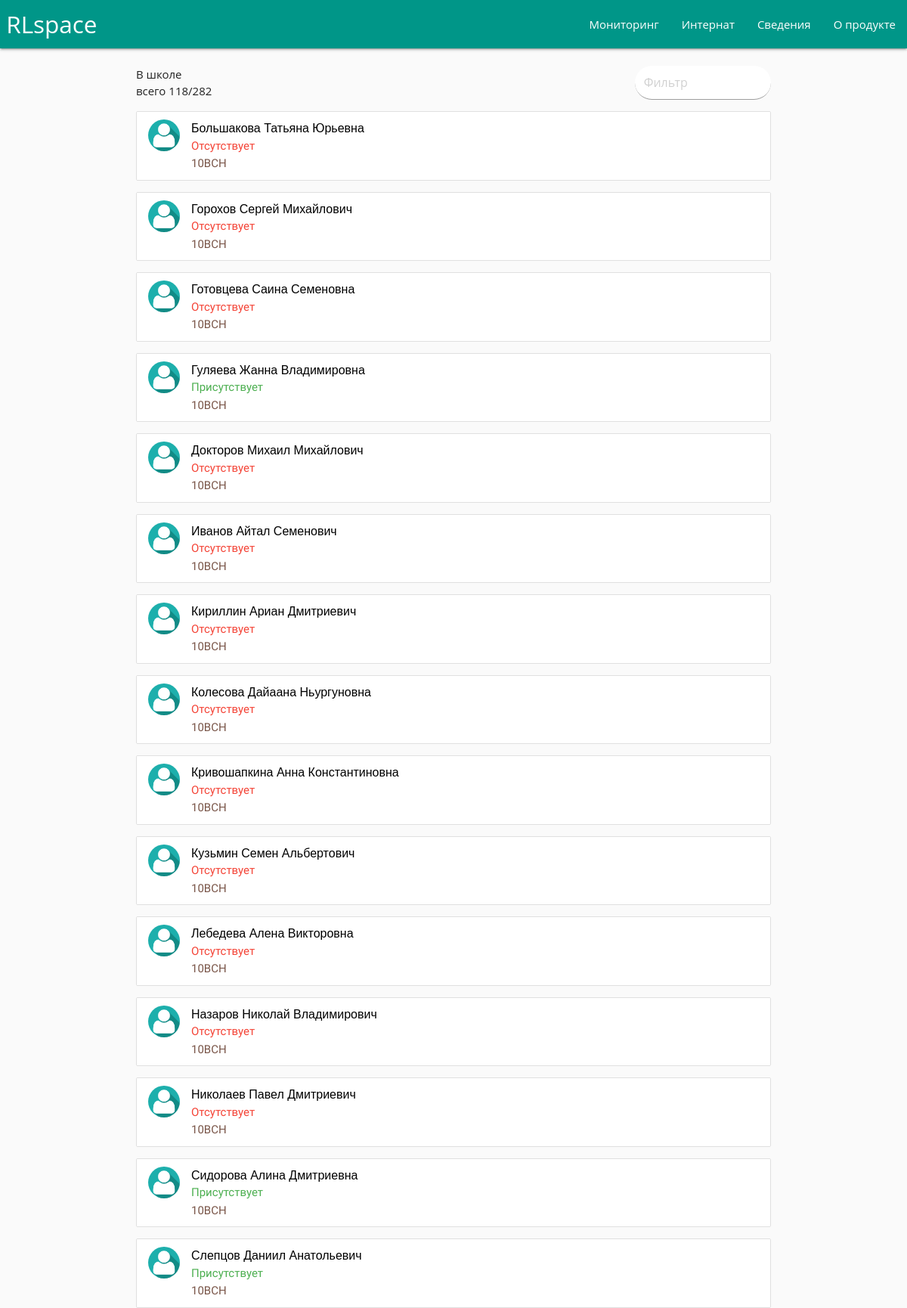
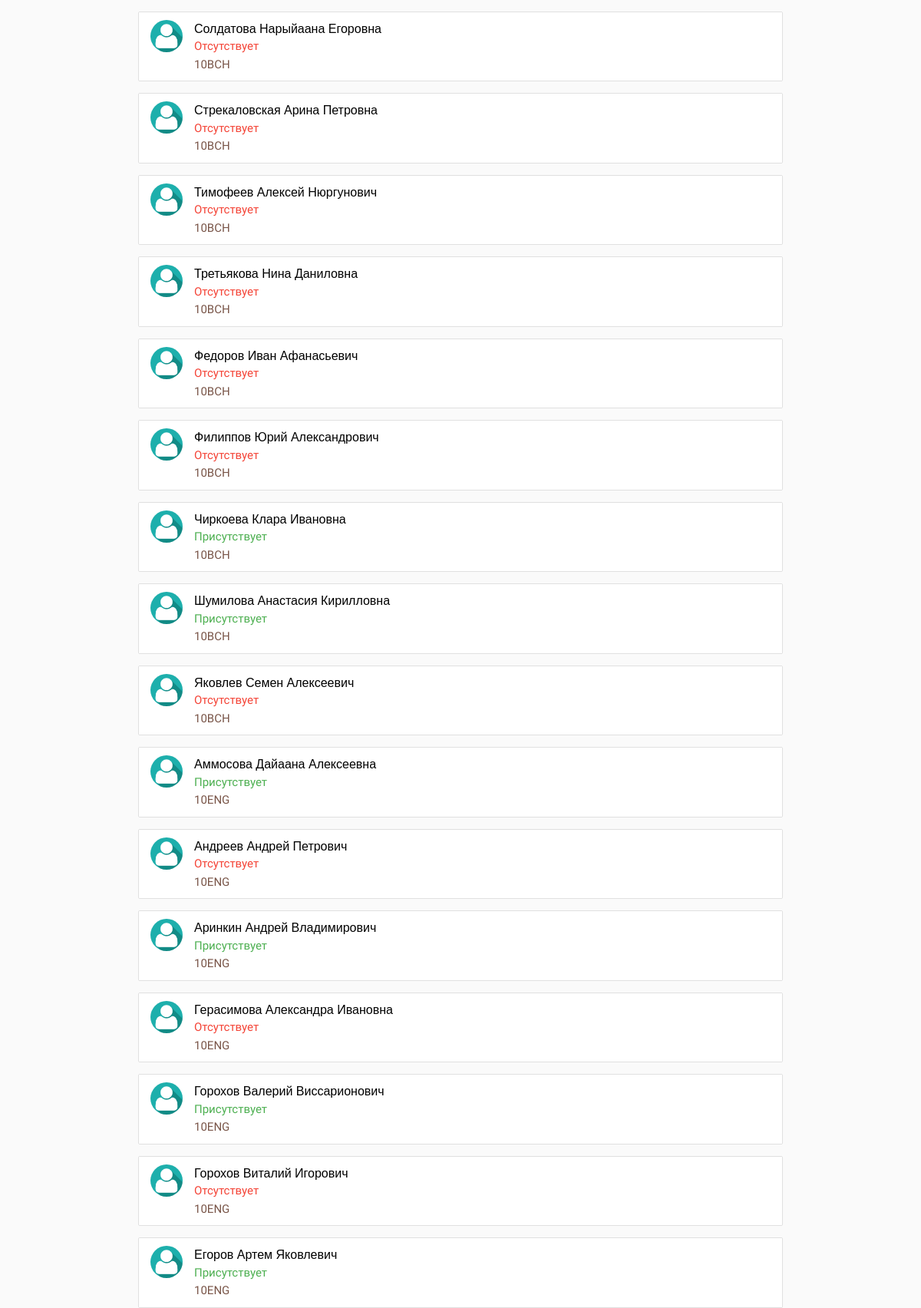
/information/ (signed in, upper part), run on the app's committed database (2 pictures, top to bottom).
### main/models.py (models this page shows, shortened)
class Pupil(models.Model):
    index       = models.CharField(max_length = 50)
    qrcode      = models.CharField(max_length = 50)
    name        = models.CharField(max_length = 50)
    grade       = models.CharField(max_length = 50, choices = GRADE)
    location    = models.CharField(max_length = 50, choices = LOCATION)
    eating      = models.BooleanField(default = False)
    inboard     = models.BooleanField(default = True)
    status      = models.CharField(max_length = 50, default = "absent", choices = STATUS)
    arrive_time	   = models.TimeField('time arrive', null = True, blank = True)
    photo     	   = models.ImageField(upload_to = "images/", default = "images/default.jpg")
    non_attendance = models.IntegerField(default = 0);

### main/views.py (the view)
# urls.py: url(r'^information/$',                          views.information, name = 'information'),
def information(request):
    if not request.user.is_authenticated():
        return redirect("/")
    context = {}
    pupils = Pupil.objects.all()
    pupils_list = sorted(pupils, key = operator.attrgetter('grade','name'))
    context["pupils"] = pupils_list
    context["in_school"] = len(Pupil.objects.filter(status = "present"))
    context["pupils_amt"] = len(pupils)
    request = render(request, 'main/information.html', context)
    return request

### main/templates/main/information.html (shortened to what this page needs)
{% include 'main/header.html' %}
<div class = "container">
    <div class = "row">
        <span style="display: flex;">
            <p class="left"> В школе всего {{in_school}}/{{pupils_amt}}</p>
            <input class = "filter right col s4 offset-s8" placeholder="Фильтр" style = "background: white; border-radius: 40px; ">
        </span>
        {% for pupil in pupils %}
        <filtertag>
            <a href = "/profile/{{pupil.id}}">
                <ul class="collection">
                    <li class="collection-item avatar">
                        <img src="/media/{{ pupil.photo }}" alt="" class="circle img-responsive">
                        {% if pupil.id == 138 %}
                            <span class="title purple-text">{{ pupil.name }}</span>
                        {% else %}
                            <span class="title black-text">{{ pupil.name }}</span>
                        {% endif %}
                        <p>
                            {% if pupil.status == "present" %}
                                <font class = "green-text">Присутствует</font>
                            {% elif pupil.status == "leave" %}
                                <font class = "orange-text">Вышел из школы</font>
                            {% else %}
                                <font class = "red-text">Отсутствует</font>
                            {% endif %}<br>
                            <font class = "brown-text" >{{ pupil.grade }} </font>
                        </p>
                    </li>
                </ul>
            </a>
        </filtertag>
        {% endfor %}
    </div>
</div>
{% include 'main/footer.html' %}

### main/static/css/clock.css (style rules this page uses)
* { margin: 0; padding: 0; box-sizing: border-box; }
@media only screen and (min-width: 768px) { .title { font: 48px Arial; } }

### main/templates/main/header.html (style rules this page uses)
* { font-family: 'Arimo', sans-serif; }

### data on the page
Pupil: photo (placeholder picture), name "Большакова Татьяна Юрьевна", status "Отсутствует", grade "10BCH"
Pupil: photo (placeholder picture), name "Горохов Сергей Михайлович", status "Отсутствует", grade "10BCH"
Pupil: photo (placeholder picture), name "Готовцева Саина Семеновна", status "Отсутствует", grade "10BCH"
Pupil: photo (placeholder picture), name "Гуляева Жанна Владимировна", status "Присутствует", grade "10BCH"
Pupil: photo (placeholder picture), name "Докторов Михаил Михайлович", status "Отсутствует", grade "10BCH"
Pupil: photo (placeholder picture), name "Иванов Айтал Семенович", status "Отсутствует", grade "10BCH"
Pupil: photo (placeholder picture), name "Кириллин Ариан Дмитриевич", status "Отсутствует", grade "10BCH"
Pupil: photo (placeholder picture), name "Колесова Дайаана Ньургуновна", status "Отсутствует", grade "10BCH"
Pupil: photo (placeholder picture), name "Кривошапкина Анна Константиновна", status "Отсутствует", grade "10BCH"
Pupil: photo (placeholder picture), name "Кузьмин Семен Альбертович", status "Отсутствует", grade "10BCH"
Pupil: photo (placeholder picture), name "Лебедева Алена Викторовна", status "Отсутствует", grade "10BCH"
Pupil: photo (placeholder picture), name "Назаров Николай Владимирович", status "Отсутствует", grade "10BCH"
Pupil: photo (placeholder picture), name "Николаев Павел Дмитриевич", status "Отсутствует", grade "10BCH"
Pupil: photo (placeholder picture), name "Сидорова Алина Дмитриевна", status "Присутствует", grade "10BCH"
Pupil: photo (placeholder picture), name "Слепцов Даниил Анатольевич", status "Присутствует", grade "10BCH"
Pupil: photo (placeholder picture), name "Солдатова Нарыйаана Егоровна", status "Отсутствует", grade "10BCH"
Pupil: photo (placeholder picture), name "Стрекаловская Арина Петровна", status "Отсутствует", grade "10BCH"
Pupil: photo (placeholder picture), name "Тимофеев Алексей Нюргунович", status "Отсутствует", grade "10BCH"
Pupil: photo (placeholder picture), name "Третьякова Нина Даниловна", status "Отсутствует", grade "10BCH"
Pupil: photo (placeholder picture), name "Федоров Иван Афанасьевич", status "Отсутствует", grade "10BCH"
Pupil: photo (placeholder picture), name "Филиппов Юрий Александрович", status "Отсутствует", grade "10BCH"
Pupil: photo (placeholder picture), name "Чиркоева Клара Ивановна", status "Присутствует", grade "10BCH"
Pupil: photo (placeholder picture), name "Шумилова Анастасия Кирилловна", status "Присутствует", grade "10BCH"
Pupil: photo (placeholder picture), name "Яковлев Семен Алексеевич", status "Отсутствует", grade "10BCH"
Pupil: photo (placeholder picture), name "Аммосова Дайаана Алексеевна", status "Присутствует", grade "10ENG"
Pupil: photo (placeholder picture), name "Андреев Андрей Петрович", status "Отсутствует", grade "10ENG"
Pupil: photo (placeholder picture), name "Аринкин Андрей Владимирович", status "Присутствует", grade "10ENG"
Pupil: photo (placeholder picture), name "Герасимова Александра Ивановна", status "Отсутствует", grade "10ENG"
Pupil: photo (placeholder picture), name "Горохов Валерий Виссарионович", status "Присутствует", grade "10ENG"
Pupil: photo (placeholder picture), name "Горохов Виталий Игорович", status "Отсутствует", grade "10ENG"
Pupil: photo (placeholder picture), name "Егоров Артем Яковлевич", status "Присутствует", grade "10ENG"

### other printed values
{{ in_school }} "118"
{{ pupils_amt }} "282"
